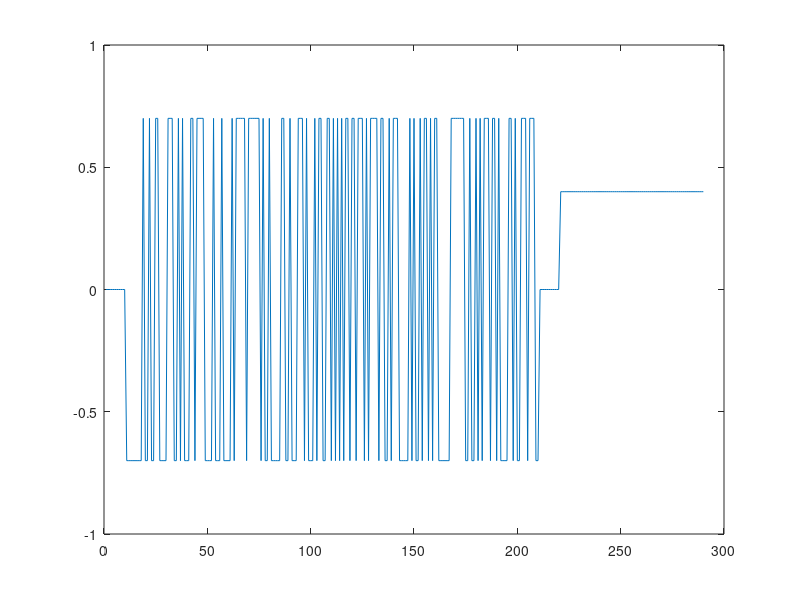
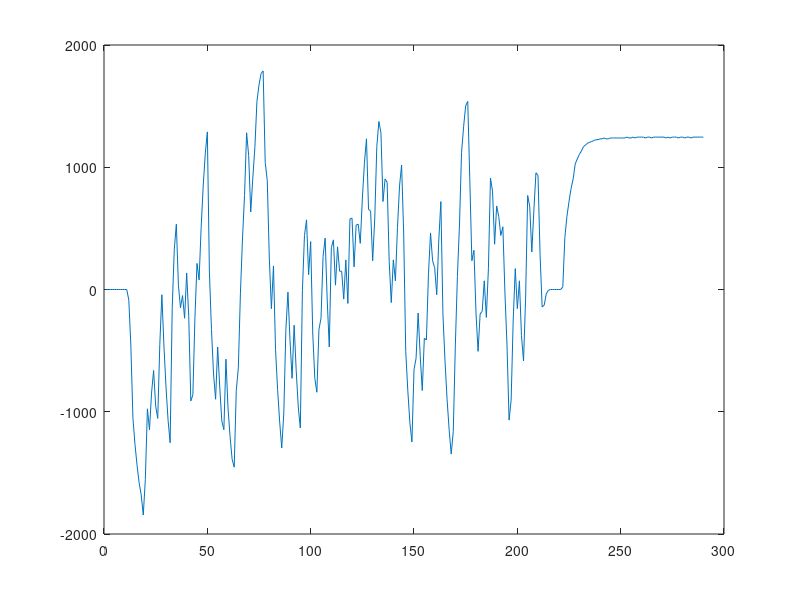

Here is the MATLAB script that generated these plots, in order: (Note: this script raises an error after producing the figures.)
load('datemotor.mat');
nk=2;
Ts=0.01;
N=200;
alfa=0.1;
delta=10e-4;
lmax=1000;
range=0.7;
figure; 
plot(u);
figure;
plot(vel);
idu=u(1:212);
idy=vel(1:212);
validu=u(212:end);
validy=vel(212:end);
l_iteratie=0;
eroare=zeros(1,N);
eroare(1)=0;
b=1;
f=1;
teta=[b;f];
nk=2;
%dV= gradientul  si Hes= hesianul
dV=zeros(2,1);
Hdes=zeros(2,2);
while(1)
    for k=1:nk
        eroare(k)=vel(k);
    end
    f=teta(1,1);
b=teta(2,1);

deriv_errf=zeros(N,1);
deriv_errb=zeros(N,1);
dV=zeros(2,1);
Hdes=zeros(2,2);
for k=nk+1:N
 eroare(k)=vel(k)+f*(vel(k-1))-b*(u(k-nk))-f*(eroare(k-1));
 deriv_errf(k)=-f*deriv_errf(k-1)-eroare(k-1)+vel(k-1);
 deriv_errb(k)=-f*deriv_errb(k-1)-u(k-nk);
 dV=dV+2/(N-nk)*(eroare(k)*[deriv_errf(k),deriv_errb(k)]');
 Hdes=Hdes+2/(N-nk)*([deriv_errf(k); deriv_errb(k)] * [deriv_errf(k) deriv_errb(k)]);
end
copie=teta;
teta=copie-alfa*inv(Hdes)*dV;
l_iteratie=l_iteratie+1

if ((norm(teta-copie)<=delta) || (l_iteratie>=lmax))
    break;
end
end


A=1; C=1; D=1;E=1;
B=[zeros(1,nk),teta(2)];
F=[1,teta(1)];
model=idpoly(A,B,C,D,F,0,Ts);
val=iddata(validy',validu,Ts);
figure;
compare(model,val);

%Cod motor
%uz=zeros(10,1);
%uz=uz(:);
%N=200;
%u_spab=idinput(N,'prbs',[],[-0.7,0.7]);
%u_step=0.4*ones(70,1);
%u=[uz;u_spab;uz;u_step];
%[vel,alpha,t]=run(u,'/dev/ttyACM0');
%plot(t,vel)


